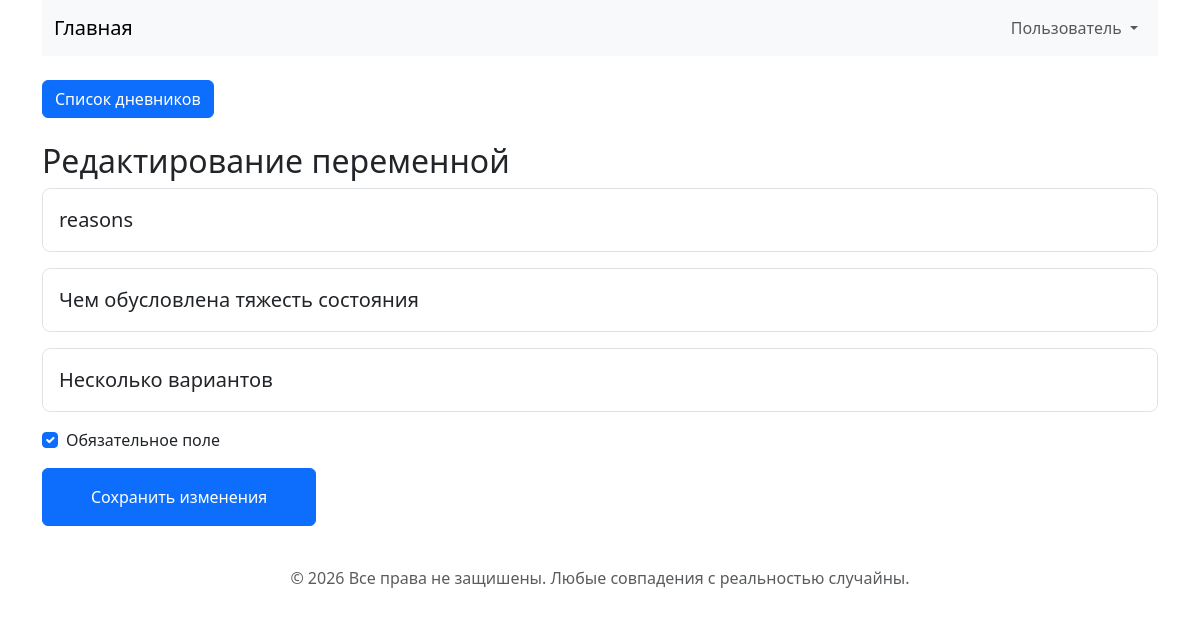
Screenshot of /categories/edit_variable/3 with the database file from the repository.
### app.py (models this page shows)
class TemplateVariable(db.Model):
    __tablename__ = "template_variable"
    id = db.Column(db.Integer, primary_key=True)
    category_id = db.Column(db.Integer, db.ForeignKey("category.id"), nullable=False)
    name = db.Column(db.String(100), nullable=False, unique=False)
    label = db.Column(db.String(150), nullable=False)
    field_type = db.Column(db.String(30), nullable=False)
    required = db.Column(db.Boolean, default=False, nullable=False)
    options = db.relationship(
        "VariableOption", backref="variable", cascade="all, delete-orphan"
    )
    __table_args__ = (
        db.UniqueConstraint("category_id", "name", name="unique_category_variable"),
    )

### app.py (the view, shortened to what this page needs)
@app.route("/categories/edit_variable/<int:variable_id>", methods=["GET", "POST"])
def edit_variable(variable_id):
    variable = TemplateVariable.query.get_or_404(variable_id)
    form = TemplateVariableForm(obj=variable)
    return render_template("add_variable.html", form=form, variable=variable)

### app.py
class TemplateVariableForm(FlaskForm):
    name = StringField("Техническое имя", validators=[DataRequired()])
    label = StringField("Название поля", validators=[DataRequired()])
    field_type = SelectField(
        "Тип поля",
        choices=[
            ("select", "Один вариант"),
            ("multiselect", "Несколько вариантов"),
            ("text", "Текст"),
            ("number", "Число"),
        ],
    )
    required = BooleanField("Обязательное поле")
    submit = SubmitField("Сохранить")

### templates/add_variable.html (shortened to what this page needs)
{% extends "base.html" %}
{% block content %}
<div class="container">
  {% if 'edit' in request.path %}
    <h2>Редактирование переменной</h2>
  {% else %}
    <h2>Добавление переменной</h2>
  {% endif %}
  <form method="POST">
    {{ form.name(class="form-control form-control-lg py-3 mb-3", placeholder=form.name.label.text) }}
    {{ form.label(class="form-control form-control-lg py-3 mb-3", placeholder=form.label.label.text) }}
    {{ form.field_type(class="form-control form-control-lg py-3 mb-3", placeholder=form.field_type.label.text) }}
    <div class="form-check mb-3">
    {{ form.required(class="form-check-input") }}
    {{ form.required.label(class="form-check-label") }}
    </div>
    {% if 'edit' in request.path %}
    {{ form.submit(class="btn btn-primary px-5 py-3", value="Сохранить изменения") }}
    {% else %}
    {{ form.submit(class="btn btn-primary px-5 py-3", value="Добавить переменную") }}
    {% endif %}
  </form>
</div>
{% endblock content %}

### rows the page displays
TemplateVariable: name "reasons", label "Чем обусловлена тяжесть состояния", field_type "Несколько вариантов", required "☑"
